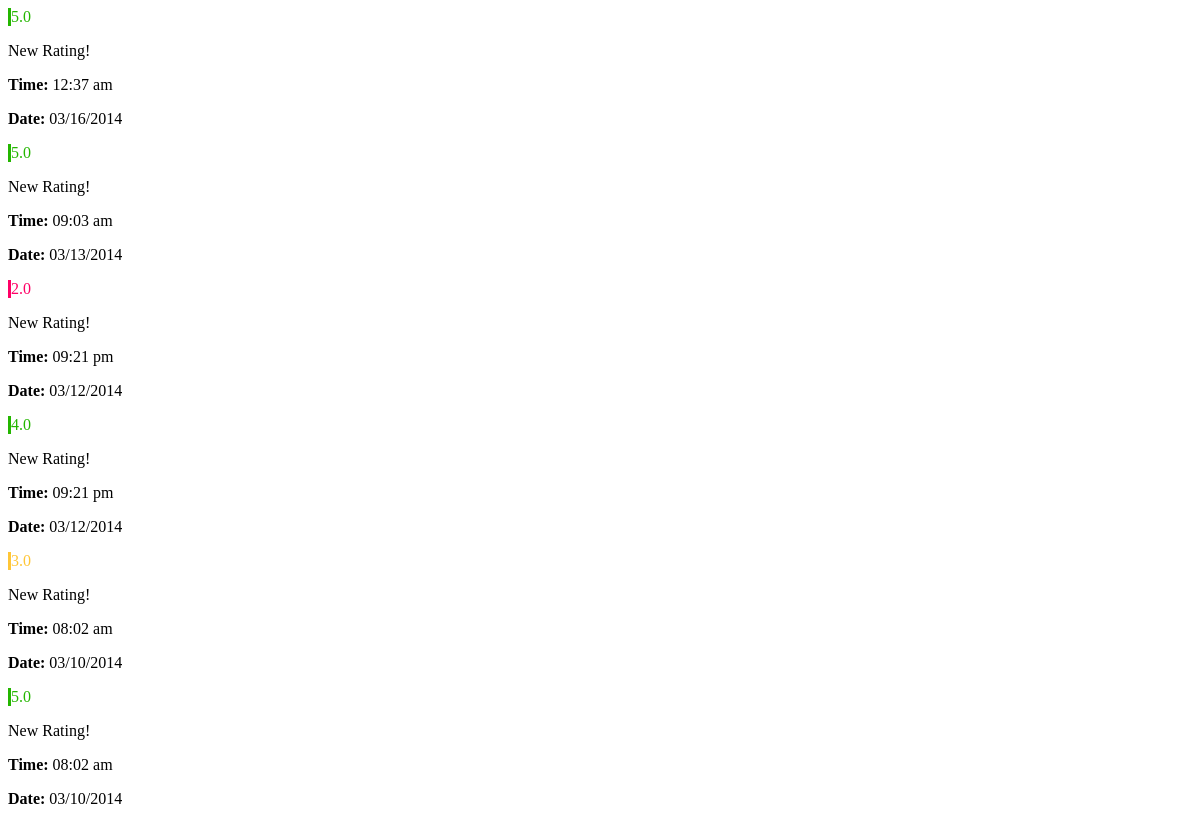
The page /modules/ratings.php (signed in) on the database its author committed.
### tables this page shows
CREATE TABLE IF NOT EXISTS `customers` (
  `customer_id` int(255) NOT NULL AUTO_INCREMENT,
  `business_id` int(255) NOT NULL,
  `user_latitude` varchar(255) NOT NULL,
  `user_longitude` varchar(255) NOT NULL,
  `user_date` varchar(255) NOT NULL,
  `user_time` varchar(255) NOT NULL,
  `response_id` varchar(255) NOT NULL,
  PRIMARY KEY (`customer_id`)
);

CREATE TABLE IF NOT EXISTS `responses` (
  `response_id` int(255) NOT NULL AUTO_INCREMENT,
  `question_id` int(255) NOT NULL,
  `customer_id` int(255) NOT NULL,
  `business_id` int(255) NOT NULL,
  `answer` varchar(255) NOT NULL,
  `response_date` varchar(255) NOT NULL,
  `response_time` varchar(255) NOT NULL,
  PRIMARY KEY (`response_id`)
);

### modules/ratings.php (the view, shortened to what this page needs)
<?php
if(isset($_SESSION['username'])) {
  $usr = $_SESSION['username'];
}
if(isset($_SESSION['email'])) {
  $email = $_SESSION['email'];
}
	$sql = mysql_query("SELECT * FROM owners WHERE username='$usr' AND email='$email' LIMIT 1") or die(mysql_error());
	if(mysql_num_rows($sql) == 1){
		$row = mysql_fetch_array($sql);
	    $business_id = $row['business_id'];
	}
				$result = mysql_query("SELECT customer_id FROM customers WHERE business_id='$business_id' ORDER BY customer_id DESC LIMIT 10");
				while($row = mysql_fetch_array($result)){
				  $cbid = $row['customer_id'];
				  $sql = mysql_query("SELECT * FROM customers WHERE customer_id='$cbid'") or die(mysql_error(23));
				  if(mysql_num_rows($sql) == 1){
						$row = mysql_fetch_array($sql);
						$response_unsorted = $row['response_id'];
				        $response_array = explode(",",$response_unsorted);
				        $length = count($response_array);
				        $number = 0;
				        for ($j = 0; $j < $length; $j++) {
				        	$response_id = $response_array[$j];
				        	$sql = mysql_query("SELECT * FROM responses WHERE response_id='$response_id'") or die (mysql_error()."25");
				        	if(mysql_num_rows($sql) == 1){
				        		$row = mysql_fetch_array($sql);
				        		$date_response = date("m/d/Y", strtotime($row['response_date']));
				        		$time_response = date("h:i a", strtotime($row['response_time']));
				        		$answer_counter = $row['answer'];
				        		if($answer_counter=='yes') {
				        			$number++;
				        		}
				        	}
				        }
				        if ($number == 5 || $number == 4){
				        	$color = '#24B600';
				        	$bgcolor = 'rgba(36, 182, 0, 0.09)';
				        } elseif ($number == 3) {
				        	$color = '#FFC637';
				        	$bgcolor = 'rgba(255, 198, 55, 0.17)';
				        } elseif ($number == 2 || $number == 1 || $number == 0) {
				        	$color = '#FF0066';
				        	$bgcolor = 'rgba(255, 0, 102, 0.07)';
				        }
				        $number = number_format((float)$number, 1, '.', '');
				        echo "
				        		<style>
				        			#notifiction_".$response_id.":hover{
				        				background-color: ".$bgcolor.";
				        				transition: all 0.3s ease;
				        			}
				        			.notification_hover{
				        				background-color:#000;
				        				width: 200px;
				        				height: 80px;
				        				position: absolute;
				        				right: 20px;
				        			}
				        			#notifiction_".$response_id.":hover > #hover_".$response_id."{
				        				border: 1px solid #F00;
				        			}
				        		</style>
								<div id=\"notifiction_".$response_id."\" class=\"notification\">
									<div class=\"notification_rating col-xs-4 col-sm-4 col-md-4 col-lg-4\" style=\"color: ".$color."; border-left: 3px solid ".$color.";\">".$number."</div>
									<div class=\"notification_info col-xs-8 col-sm-8 col-md-8 col-lg-8\">
										<p>New Rating!</p>
										<p><b>Time:&nbsp;</b>".$time_response."</p>
										<p><b>Date:&nbsp;</b>".$date_response."</p>
									</div>
								</div>
							";
					}
				}
				?>

### rows shown on the page
customers: number "5.0", responses.response_time "12:37 am", responses.response_date "03/16/2014"
customers: number "5.0", responses.response_time "09:03 am", responses.response_date "03/13/2014"
customers: number "2.0", responses.response_time "09:21 pm", responses.response_date "03/12/2014"
customers: number "4.0", responses.response_time "09:21 pm", responses.response_date "03/12/2014"
customers: number "3.0", responses.response_time "08:02 am", responses.response_date "03/10/2014"
customers: number "5.0", responses.response_time "08:02 am", responses.response_date "03/10/2014"
